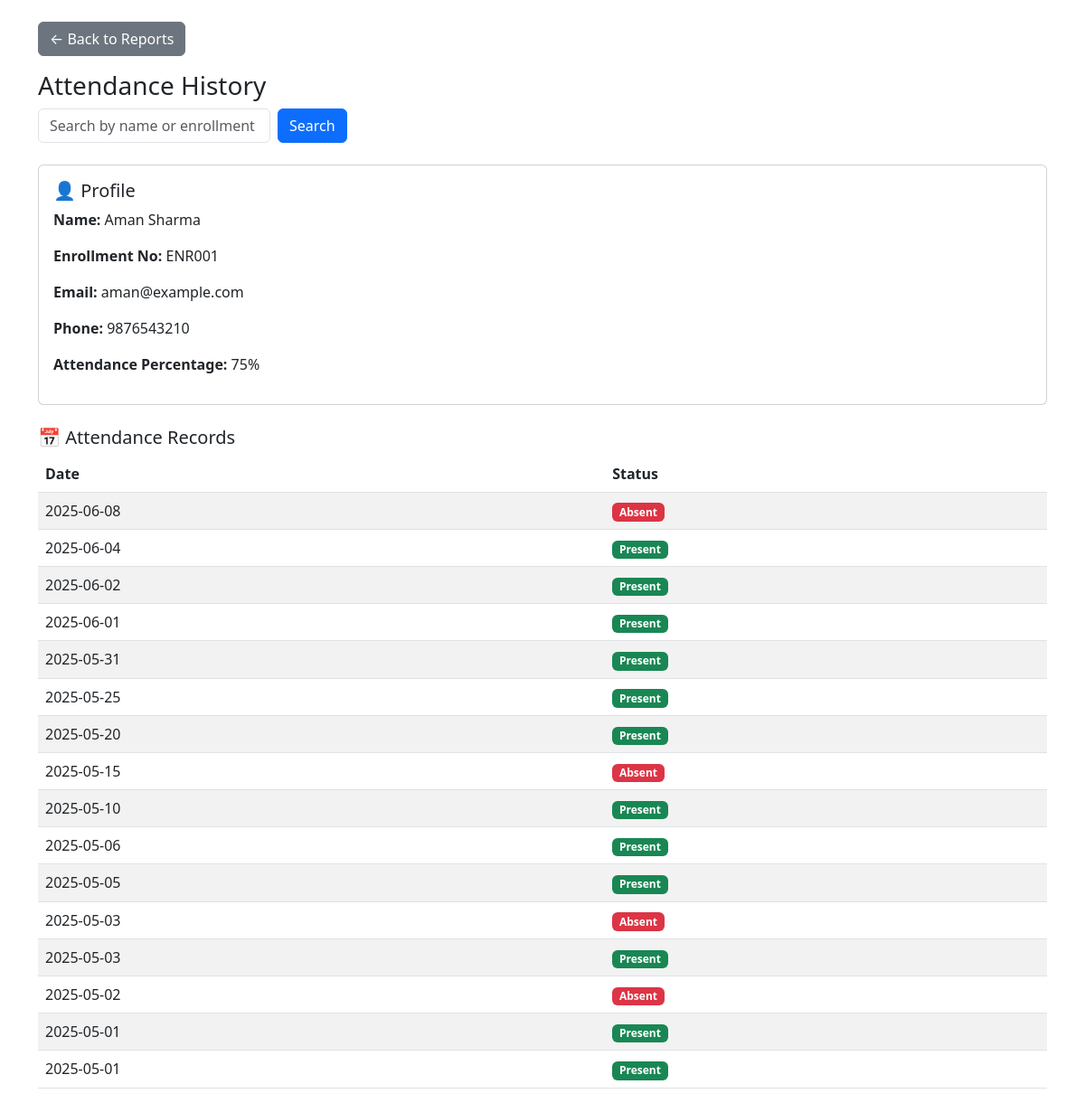
/admin/attendance_history.php?enrollment_no=ENR001, run on the app's committed database.
### tables this page shows
CREATE TABLE `users` (
  `id` int(11) NOT NULL,
  `name` varchar(100) DEFAULT NULL,
  `enrollment_no` varchar(50) DEFAULT NULL,
  `phone` varchar(15) DEFAULT NULL,
  `email` varchar(100) DEFAULT NULL,
  `password` varchar(255) DEFAULT NULL,
  `day` varchar(155) NOT NULL,
  `role` enum('admin','student') DEFAULT NULL
);

CREATE TABLE `attendance` (
  `id` int(11) NOT NULL,
  `member_id` int(11) NOT NULL,
  `date` date NOT NULL,
  `status` enum('present','absent') NOT NULL
);

### admin/attendance_history.php (the view, shortened to what this page needs)
<?php
include "../db.php";
$searchTerm = $_GET['search'] ?? '';
$enrollment_no = $_GET['enrollment_no'] ?? '';
if (!empty($searchTerm)) {
    $searchTermEscaped = mysqli_real_escape_string($conn, $searchTerm);
    $memberQuery = mysqli_query($conn, "SELECT * FROM users WHERE role='student' AND (name LIKE '%$searchTermEscaped%' OR enrollment_no LIKE '%$searchTermEscaped%') LIMIT 1");
    $member = mysqli_fetch_assoc($memberQuery);
} elseif (!empty($enrollment_no)) {
    $enrollment_noEscaped = mysqli_real_escape_string($conn, $enrollment_no);
    $memberQuery = mysqli_query($conn, "SELECT * FROM users WHERE role='student' AND enrollment_no='$enrollment_noEscaped' LIMIT 1");
    $member = mysqli_fetch_assoc($memberQuery);
} else {
    $member = null;
}
if ($member) {
    $memberId = $member['id'];
    $totalDaysQuery = mysqli_query($conn, "SELECT COUNT(*) as total_days FROM attendance WHERE member_id='$memberId'");
    $totalDays = mysqli_fetch_assoc($totalDaysQuery)['total_days'] ?? 0;
    $presentDaysQuery = mysqli_query($conn, "SELECT COUNT(*) as present_days FROM attendance WHERE member_id='$memberId' AND status='present'");
    $presentDays = mysqli_fetch_assoc($presentDaysQuery)['present_days'] ?? 0;
    $attendancePercentage = ($totalDays > 0) ? round(($presentDays / $totalDays) * 100, 2) : 0;
}
?>
<!DOCTYPE html>
<html lang="en">
<head>
  <link href="https://cdn.jsdelivr.net/npm/bootstrap@5.3.0/dist/css/bootstrap.min.css" rel="stylesheet" />
</head>
<body>
<div class="container mt-4">
  <a href="report_page.php" class="btn btn-secondary mb-3">← Back to Reports</a>
  <h3>Attendance History</h3>
  <form method="GET" class="mb-4 d-flex gap-2 flex-wrap align-items-center">
    <input type="text" name="search" class="form-control w-auto" placeholder="Search by name or enrollment no" value="<?= htmlspecialchars($searchTerm) ?>" />
    <button type="submit" class="btn btn-primary">Search</button>
  </form>
  <?php if (!$member): ?>
    <div class="alert alert-warning">No member selected or found.</div>
  <?php else: ?>
    <div class="card mb-4">
      <div class="card-body">
        <h5 class="card-title">👤 Profile</h5>
        <p><strong>Name:</strong> <?= htmlspecialchars($member['name']) ?></p>
        <p><strong>Enrollment No:</strong> <?= htmlspecialchars($member['enrollment_no']) ?></p>
        <p><strong>Email:</strong> <?= htmlspecialchars($member['email']) ?></p>
        <p><strong>Phone:</strong> <?= htmlspecialchars($member['phone']) ?></p>
        <p><strong>Attendance Percentage:</strong> <?= $attendancePercentage ?? 0 ?>%</p>
      </div>
    </div>
    <?php
      $memberId = $member['id'];
      $attendanceQuery = mysqli_query($conn, "SELECT date, status FROM attendance WHERE member_id='$memberId' ORDER BY date DESC");
    ?>
    <h5>📅 Attendance Records</h5>
    <?php if (mysqli_num_rows($attendanceQuery) > 0): ?>
      <div class="table-responsive">
        <table class="table table-striped">
          <thead>
            <tr>
              <th>Date</th>
              <th>Status</th>
            </tr>
          </thead>
          <tbody>
            <?php while ($row = mysqli_fetch_assoc($attendanceQuery)): ?>
              <tr>
                <td><?= htmlspecialchars($row['date']) ?></td>
                <td>
                  <span class="badge bg-<?= $row['status'] === 'present' ? 'success' : 'danger' ?>">
                    <?= ucfirst($row['status']) ?>
                  </span>
                </td>
              </tr>
            <?php endwhile; ?>
          </tbody>
        </table>
      </div>
    <?php else: ?>
      <p>No attendance records found for this member.</p>
    <?php endif; ?>
  <?php endif; ?>
</div>
</body>
</html>

### data on the page
users: name "Aman Sharma", enrollment_no "ENR001", email "aman@example.com", phone "9876543210"
attendance: date "2025-06-08", status "Absent"
attendance: date "2025-06-04", status "Present"
attendance: date "2025-06-02", status "Present"
attendance: date "2025-06-01", status "Present"
attendance: date "2025-05-31", status "Present"
attendance: date "2025-05-25", status "Present"
attendance: date "2025-05-20", status "Present"
attendance: date "2025-05-15", status "Absent"
attendance: date "2025-05-10", status "Present"
attendance: date "2025-05-06", status "Present"
attendance: date "2025-05-05", status "Present"
attendance: date "2025-05-03", status "Absent"
attendance: date "2025-05-03", status "Present"
attendance: date "2025-05-02", status "Absent"
attendance: date "2025-05-01", status "Present"
attendance: date "2025-05-01", status "Present"

### other printed values
$attendancePercentage "75"
